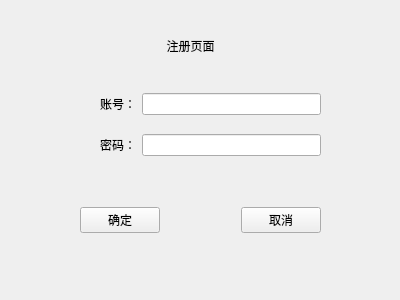
<?xml version="1.0" encoding="UTF-8"?>
<ui version="4.0">
 <class>Register</class>
 <widget class="QWidget" name="Register">
  <property name="geometry">
   <rect>
    <x>0</x>
    <y>0</y>
    <width>400</width>
    <height>300</height>
   </rect>
  </property>
  <property name="windowTitle">
   <string>Form</string>
  </property>
  <widget class="QLabel" name="label">
   <property name="geometry">
    <rect>
     <x>140</x>
     <y>30</y>
     <width>101</width>
     <height>31</height>
    </rect>
   </property>
   <property name="text">
    <string>注册页面</string>
   </property>
   <property name="alignment">
    <set>Qt::AlignCenter</set>
   </property>
  </widget>
  <widget class="QWidget" name="">
   <property name="geometry">
    <rect>
     <x>100</x>
     <y>80</y>
     <width>221</width>
     <height>91</height>
    </rect>
   </property>
   <layout class="QVBoxLayout" name="verticalLayout">
    <item>
     <layout class="QHBoxLayout" name="horizontalLayout">
      <item>
       <widget class="QLabel" name="label_2">
        <property name="text">
         <string>账号：</string>
        </property>
       </widget>
      </item>
      <item>
       <widget class="QLineEdit" name="new_User_line"/>
      </item>
     </layout>
    </item>
    <item>
     <layout class="QHBoxLayout" name="horizontalLayout_2">
      <item>
       <widget class="QLabel" name="label_3">
        <property name="text">
         <string>密码：</string>
        </property>
       </widget>
      </item>
      <item>
       <widget class="QLineEdit" name="new_Code_line"/>
      </item>
     </layout>
    </item>
   </layout>
  </widget>
  <widget class="QWidget" name="">
   <property name="geometry">
    <rect>
     <x>80</x>
     <y>200</y>
     <width>241</width>
     <height>41</height>
    </rect>
   </property>
   <layout class="QHBoxLayout" name="horizontalLayout_3">
    <item>
     <widget class="QPushButton" name="register_Confirm_btn">
      <property name="text">
       <string>确定</string>
      </property>
     </widget>
    </item>
    <item>
     <spacer name="horizontalSpacer">
      <property name="orientation">
       <enum>Qt::Horizontal</enum>
      </property>
      <property name="sizeHint" stdset="0">
       <size>
        <width>40</width>
        <height>20</height>
       </size>
      </property>
     </spacer>
    </item>
    <item>
     <widget class="QPushButton" name="register_Cancel_btn">
      <property name="text">
       <string>取消</string>
      </property>
     </widget>
    </item>
   </layout>
  </widget>
 </widget>
 <resources/>
 <connections/>
</ui>
